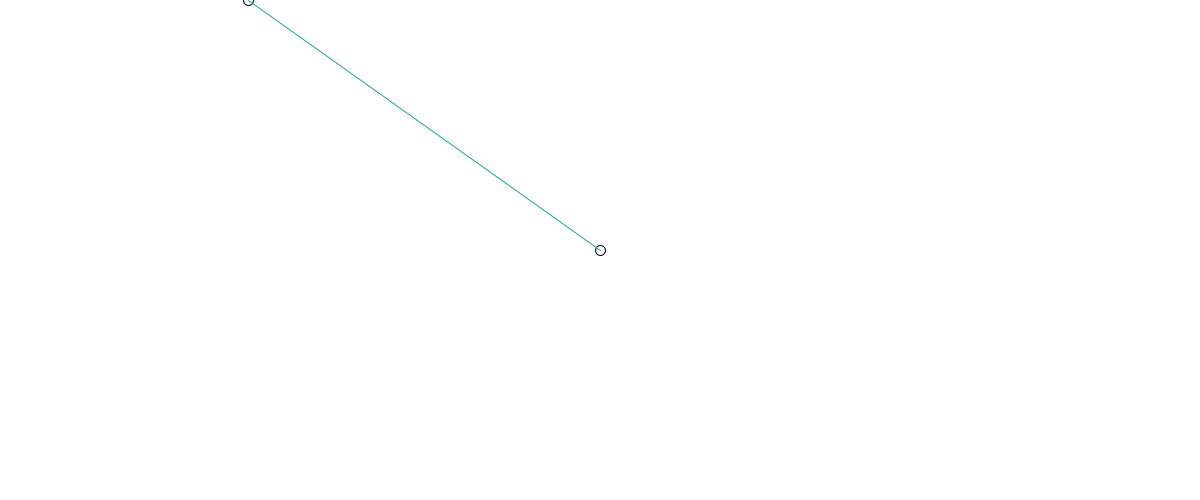
Frame 1 (no input)
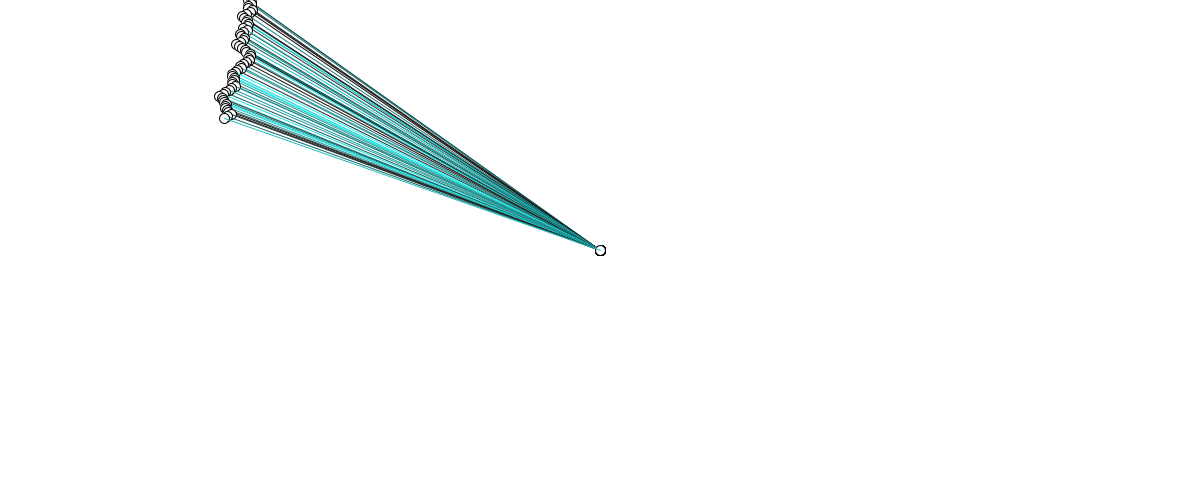
Frame 60 (the mouse pressed at the canvas centre just before this capture)
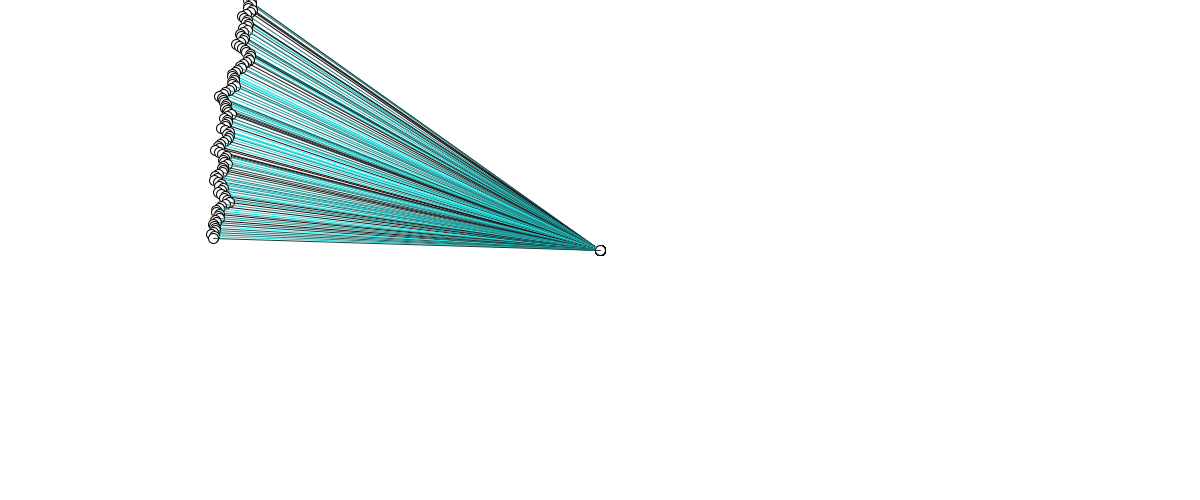
Frame 120 (the mouse held since frame 60 and released just before this capture)

The Processing sketch that drew these frames (run headless with seeded random() and noise(); from frame 60 on, the mouse is pressed at the canvas centre):

// Processing sketch: processing_173431
// ── processing_173431.pde

  int centXt=250;
  float centYt=0;
  int r = 5;
  float speed = 4;
  float vel = .5;
  float rate = speed * vel;
  
void setup(){
  size(1200,500);
  background(255);
  smooth();
}

void draw(){
 
  fill(255,25);
  //rect(0,0,width,height);
  int centX = width/2;
  int centY = height/2;
  int clr = int(random(255));
  centXt = floor(centXt+random(-4,5));

  fill(255);
  stroke(0);
  ellipse(centX, centY, r*2, r*2);
  ellipse(centXt, centYt, r*2, r*2);
  stroke(30, clr, clr);
  line(centX, centY, centXt, centYt);
  centYt += rate;
  clr = int(random(255));
  
  if (centYt > height || centYt < 0){
  
    rate *= -1;
    
  }
}
